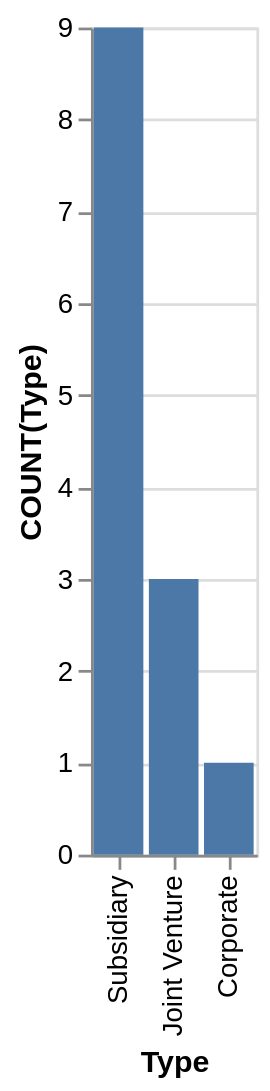

Vega-Lite specification stored for this chart:
### Vega-Lite specification from a JSON file in a GitHub repository (floating-point values rounded to 4 significant figures)
{"data": {"values": [{"x_data": "Subsidiary", "y_data": 9}, {"x_data": "Joint Venture", "y_data": 3}, {"x_data": "Corporate", "y_data": 1}]}, "mark": "bar", "encoding": {"x": {"field": "x_data", "type": "nominal", "title": "Type", "sort": "descending"}, "y": {"field": "y_data", "type": "quantitative", "title": "COUNT(Type)"}}}
